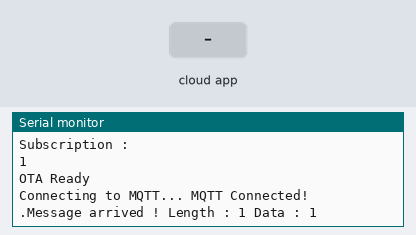
Bench run of a sketch on a simulated ESP8266 (NodeMCU). Parts: the last lines printed to the serial monitor. Inputs (shaded band) come from the test bench. WiFi joins after 1.5 s; servers stay silent unless stated; no MQTT or app messages arrive unless stated. At 11.3 s the program restarts the board; the recording ends there.

Above: at 4.7 s.
4.8 s: the phone or cloud app sets set_sensor_intervall to 1
At 5.4 s:
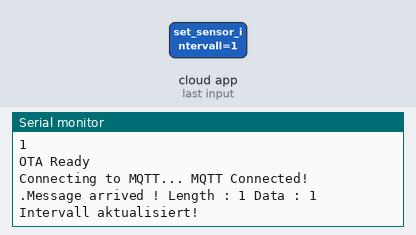
6.3 s: the phone or cloud app sets reset_sensor to 1
At 7.5 s:
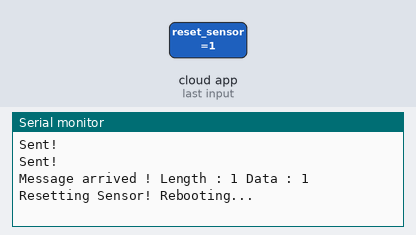

The sketch:

sketch_MOISTURE-V1-2_OTA_CB-ESP_MCU.ino
```cpp
/*********************************************************************
ESP8266/ESP-NodeMCO Moisture-Sensor-Module to MQTT - V1.2 OTA Version

NodeMCU-Based IoT Project: Connecting YL-69 & YL-38 Moisture

- Additional functions:
* the intervall value for the sensor read can be adjusted via MQTT publish a new value to this device:
  ** see INTERVALL_SUB_FEED
  ** interval at which to read sensor: Default: 60000 ms = 1 min.
  ** updated by publish a Millisecond (ms) numeric value to ../set_sensor_intervall

* the sensor can be resetted by MQTT publish to this device: see RESET_SUB_FEED
  **  publish a "1" (numeric) to ../reset_sensor";

What you have to adjust:

- sensor_pin: if you use an other chip or pin
- IOT_HOSTNAME: unique name of the ESP chip (normaly the last 4 elements from MAC address
WIFI:
- WLAN_SSID and WLAN_PASS
MQTT:
- AIO_SERVER: the IP address of the MQTT broker host
- AIO_USERNAME & AIO_KEY (if you use authorisation on the broker)
- MQTT feeds: all PROGMEM variables which holds the publish topic structure: adjust to your existing hyrarchi
OTA (Over The Air Updates)
- ArduinoOTA.setPassword .... : put your password here if you use authorisation for OTA

Flash with Arduino IDE (ESP / Nodem MCU libraries have to been installed
*********************************************************************/

#include <ESP8266WiFi.h>
// new for OTA
#include <ESP8266mDNS.h>
#include <WiFiUdp.h>
#include <ArduinoOTA.h>
//
#include <Adafruit_MQTT.h>
#include <Adafruit_MQTT_Client.h>

//********************************************
//MOISTURE SENSOR on Node-MCU (ESP-12)
//********************************************
// https://www.hackster.io/HARGOVIND/nodemcu-based-iot-project-connecting-yl-69-yl-38-moisture-7cf84a
// NodeMCU Pin A0 > Analog input
int sensor_pin = A0;

int output_value_raw ;
int output_value_percent ;

int previousReading3 = 0;

const char* moisture_char_percent = ""; /* For translating digital value to publish-able char */
const char* moisture_char_raw = ""; /* For translating digital value to publish-able char */

float diff = 1.0;

/* WIFI SETUP */

#define WLAN_SSID       "YOUR-SSID"  //Put your SSID here
#define WLAN_PASS       "YOUR-PASSWORD"  //Put you wifi password here

/* ADAFRUIT MQTT SETUP */

#define AIO_SERVER      "MQTT-BROKER-IP-ADRESS" // e.g. "192.168.0.100"
#define AIO_SERVERPORT  1883         // Standard MQTT Port is 1883; use 8883 for SSL
#define AIO_USERNAME    "YOUR-MQTT-USERNAME"      //Put your MQTT userid here
#define AIO_KEY         "YOUR-MQTT-PASSWORD"    //Put your MQTT key here

// ESP-Modul: ESP-12E (Node-MCU)
#define IOT_HOSTNAME    "ESP_TEST"  // replace this after successful test with real ESP ID, e.g. "ESP_258A4F"

// Generally, you should use "unsigned long" for variables that hold time
unsigned long previousMillis = 0;        // will store last temp was read
// Variable darf nicht konstant sein, da ueber MQTT publish ein update erfolgen kann
unsigned long interval = 60000;              // 1 min. interval at which to read sensor: can be updated by publish ../set_sensor_intervall

/************ Global State (you don't need to change this!) ******************/

// Create an ESP8266 WiFiClient class to connect to the MQTT server.
WiFiClient client;
// or... use WiFiFlientSecure for SSL
//WiFiClientSecure client;

// Store the MQTT server, username, and password in flash memory.

const char MQTT_SERVER[] PROGMEM    = AIO_SERVER;
const char MQTT_USERNAME[] PROGMEM  = AIO_USERNAME;
const char MQTT_PASSWORD[] PROGMEM  = AIO_KEY;

// Setup the MQTT client class by passing in the WiFi client and MQTT server and login details.
Adafruit_MQTT_Client mqtt(&client, MQTT_SERVER, AIO_SERVERPORT, MQTT_USERNAME, MQTT_PASSWORD);

/************************* Feeds ***************************************/

// Setup feeds called for publishing.
//** NEW FOR Feuchtigkeit ********************************
const char MOISTURE_FEED1[] PROGMEM = "yourname/home/IoT/" IOT_HOSTNAME "/moisture_level_raw";
Adafruit_MQTT_Publish moisture_publish_1 = Adafruit_MQTT_Publish(&mqtt, MOISTURE_FEED1);

const char MOISTURE_FEED2[] PROGMEM = "yourname/home/IoT/" IOT_HOSTNAME "/moisture_level_percent";
Adafruit_MQTT_Publish moisture_publish_2 = Adafruit_MQTT_Publish(&mqtt, MOISTURE_FEED2);


// Setup feeds called for subscribe.
const char INTERVALL_SUB_FEED[] PROGMEM = "yourname/home/IoT/" IOT_HOSTNAME "/set_sensor_intervall";
Adafruit_MQTT_Subscribe intervall_set = Adafruit_MQTT_Subscribe(&mqtt, INTERVALL_SUB_FEED);

const char RESET_SUB_FEED[] PROGMEM = "yourname/home/IoT/" IOT_HOSTNAME "/reset_sensor";
Adafruit_MQTT_Subscribe reset_set = Adafruit_MQTT_Subscribe(&mqtt, RESET_SUB_FEED);

/********************** Sketch Code ************************************/

void MQTT_connect();

//

void setup() {

  Serial.begin(115200);
  Serial.println(F("ESP8266/ESP-NodeMCO Moisture-Sensor-Module to MQTT - V1.2 "));
  Serial.print(F("IOT-Hostname: "));
  Serial.println(IOT_HOSTNAME);
  delay(10);

  // Connect to WiFi access point.
  Serial.println(); Serial.println();
  Serial.print("Connecting to ");
  Serial.println(WLAN_SSID);

  // disable wifi-ap
  // modes: WiFi.mode(m): set mode to WIFI_AP, WIFI_STA, or WIFI_AP_STA - See more at: http://www.esp8266.com/viewtopic.php?p=16816#sthash.TBDvly2h.dpuf
  WiFi.mode(WIFI_STA);

  WiFi.begin(WLAN_SSID, WLAN_PASS);
  while (WiFi.status() != WL_CONNECTED) {
    delay(500);
    Serial.print(".");
  }
  Serial.println();

  Serial.println("WiFi connected");
  Serial.println("IP address: "); Serial.println(WiFi.localIP());

  // wait 2 seconds that Sensor synchronize itself
  delay(2000);


  // Setup MQTT subscriptions for feeds.
  bool subscription_ret = mqtt.subscribe(&intervall_set);
  Serial.println("Subscription : ");
  Serial.println(subscription_ret);

  bool reset_ret = mqtt.subscribe(&reset_set);
  Serial.println("Subscription : ");
  Serial.println(reset_ret);

  // Callback enablen
  intervall_set.setCallback(callback_intervall);
  reset_set.setCallback(callback_reset);

  // OTA Block

  // ** Port defaults to 8266, , uncomment to adjust
  // ArduinoOTA.setPort(8266);

  // ** Hostname defaults to esp8266-[ChipID], , uncomment to adjust
  // ArduinoOTA.setHostname("myesp8266");

  // ** No authentication by default, uncomment to enable and adjust password
  // ArduinoOTA.setPassword((const char *)"YOUR-OTA-PASSWORD");

  ArduinoOTA.onStart([]() {
    Serial.println("OTA Start");
  });
  ArduinoOTA.onEnd([]() {
    Serial.println("\nOTA End");
  });
  ArduinoOTA.onProgress([](unsigned int progress, unsigned int total) {
    Serial.printf("Progress: %u%%\r", (progress / (total / 100)));
  });
  ArduinoOTA.onError([](ota_error_t error) {
    Serial.printf("Error[%u]: ", error);
    if (error == OTA_AUTH_ERROR) Serial.println("Auth Failed");
    else if (error == OTA_BEGIN_ERROR) Serial.println("Begin Failed");
    else if (error == OTA_CONNECT_ERROR) Serial.println("Connect Failed");
    else if (error == OTA_RECEIVE_ERROR) Serial.println("Receive Failed");
    else if (error == OTA_END_ERROR) Serial.println("End Failed");
  });
  ArduinoOTA.begin();
  Serial.println("OTA Ready");

  // END OTA Block
}

//********************** END Setup ************************************/

int delayTime = 5000;  //initial Wait 5 seconds before sending data to web
int startDelay = 0;

//********************** START Loop **********************************/
void loop() {

  // Ensure the connection to the MQTT server is alive (this will make the first
  // connection and automatically reconnect when disconnected).  See the MQTT_connect
  // function definition further below.
  MQTT_connect();

  // wait 1 seconds for subscription messages
  // This tells the library to wait xx seconds (xxxxxms) for incoming packets before moving on to the next task
  // and it will block all other code execution.
  // If your sketch is only waiting for subscription messages, then 10 seconds might be a good timeout,
  // but if your sketch handles other tasks, you may want to reduce the timeout to 1 second (1000ms).
  mqtt.processPackets(1000);

  int delayTime = interval;  //set delayTime to actual intervall value (if overwritten by publish, otherwise it's the default from initial definition)

  ArduinoOTA.handle();

  // Now we can publish stuff!
  if (millis() - startDelay < delayTime) {
    Serial.print (".");
  } else {

    // Sensor data will be read
    Serial.println();
    Serial.print("Requesting MOISTURE level...");
    Serial.println();

  // C. BEGIN SENSOR SECTION
  // read Sensor data
  output_value_raw = analogRead(sensor_pin);
  Serial.print("Moisture RAW-value: ");
  Serial.print(output_value_raw);

  // kalibrierte Sensorwerte in einem Glas Wasser:
  // voll im Wasser: 320-350 (->max value = 320)
  // 1/4 im Wasser: 750-780 (-> ca. 50% value)

  // voll in voll nasser Erde: 232 (gerade gegossen), geht dann nach 10 Sek. runter auf 250 (->max value = 250)
  // minimal feuchte Erde: 437
  // komplett trockene Erde: 1024

  // komplett trocken: 1024 (->min value = 1024)
  output_value_percent = map(output_value_raw,1024,250,0,100);
  Serial.print("Moisture : ");
  Serial.print(output_value_percent);
  Serial.print("%\n");

  unsigned int moisture_val_1 = float(output_value_percent);
  //* Wert merken um nur bei Delta zu publishen
  int reading3 = moisture_val_1;

  unsigned int moisture_val_2 = float(output_value_raw);

  // Hat sich der Messwert generell geändert? Differenz ausrechnen
  if (previousReading3 != 0 && reading3 != 0) {
    diff = (float)reading3 / (float)previousReading3;
    Serial.print("Difference Faktor to last read: ");
    Serial.println(diff);
  }

  // Schleife #1: Ist der Messwert wirklich gross anders?
  // Messungenauigkeit nivellieren: Range +- 10% als gleichen Wert betrachten
  // if ((previousReading3 != reading3) && (diff >= 1.1) || (diff <= 0.9)) {
  // Messungenauigkeit nivellieren: Range +- 2% als gleichen Wert betrachten
  //if ((previousReading3 != reading3) && (diff >= 1.02) || (diff <= 0.98)) {

  char buf2[6];
  moisture_char_percent = itoa (moisture_val_1, buf2, 10);

  char buf3[6];
  moisture_char_raw = itoa (moisture_val_2, buf3, 10);

    Serial.println();
    // Konsolen Ausgabe MQTT string
    Serial.print("Publish message: ");
    Serial.print("vondefenn/home/IoT/" IOT_HOSTNAME "/moisture_level_percent");
    Serial.print(" [");
    Serial.print(moisture_val_1);
    Serial.print("] %");
    Serial.println();

    Serial.println();
    Serial.print("Publish message: ");
    Serial.print("vondefenn/home/IoT/" IOT_HOSTNAME "/moisture_level_raw");
    Serial.print(" [");
    Serial.print(moisture_val_2);
    Serial.print("] raw value");
    Serial.println();


    if (! moisture_publish_1.publish(moisture_char_raw)) {               //Publish moisture (raw value) to Adafruit
      Serial.println(F("Failed"));
    } else {
      Serial.println(F("Sent!"));
    }

    if (! moisture_publish_2.publish(moisture_char_percent)) {               //Publish moisture (in %) to Adafruit
      Serial.println(F("Failed"));
    } else {
      Serial.println(F("Sent!"));
    }


  //* Ende Schleife #1: hiernach
  // Abweichungs-Schleife disabled
  //}

  previousReading3 = reading3;

  startDelay = millis();
  // ENDE startDelay Schleife: hiernach
  }

  // ping the server to keep the mqtt connection alive
  // NOT required if you are publishing once every KEEPALIVE seconds

  if (! mqtt.ping()) {
    mqtt.disconnect();
  }

   //* END SENSOR SECTION
}
/********************** END Loop ************************************/

/********************** Additional Functions*************************/

void callback_intervall(char *payload, uint16_t length) {
  Serial.print("Message arrived !");
  Serial.print(" Length : ");
  Serial.print(length);
  Serial.print(" Data : ");
  Serial.println(payload);

  //String intervall_temp = "";
  String intervall_payload = "";

  intervall_payload = (String)payload;

  //intervall_temp = intervall_payload.toInt();

  // jetzt den intervall Wert ersetzen für loop
  interval = intervall_payload.toInt();
  Serial.println("Intervall aktualisiert!");
}

void callback_reset(char *payload, uint16_t length) {
  Serial.print("Message arrived !");
  Serial.print(" Length : ");
  Serial.print(length);
  Serial.print(" Data : ");
  Serial.println(payload);

  //String intervall_temp = "";
  String reset_payload = "";

  reset_payload = (String)payload;

  if (reset_payload == "1") {
      // restart after 5 seconds
      Serial.println("Resetting Sensor! Rebooting...");
      delay(5000);
      ESP.restart();
    }
  Serial.println("Reset Payload end!");
}

// Function to connect and reconnect as necessary to the MQTT server.
// Should be called in the loop function and it will take care if connecting.
void MQTT_connect() {
  int8_t ret;

  // Stop if already connected.
  if (mqtt.connected()) {
    return;
  }

  Serial.print("Connecting to MQTT... ");

  uint8_t retries = 50;
  while ((ret = mqtt.connect()) != 0) { // connect will return 0 for connected
    Serial.println(mqtt.connectErrorString(ret));
    Serial.println("Retrying MQTT connection in 5 seconds...");
    mqtt.disconnect();
    delay(5000);  // wait 5 seconds
    retries--;
    if (retries == 0) {
      // basically die and wait for WDT to reset me
      //while (1);

      // new: restart after X retries (don't halt)
      Serial.println("Connection Failed! Rebooting...");
      delay(5000);
      ESP.restart();
    }
  }
  Serial.println("MQTT Connected!");
}
```

Measured:
- after the input at 4.8 s, the serial monitor: prints a new line at once (image 1)
- after the input at 6.3 s, the serial monitor: prints a new line at once (image 2)
